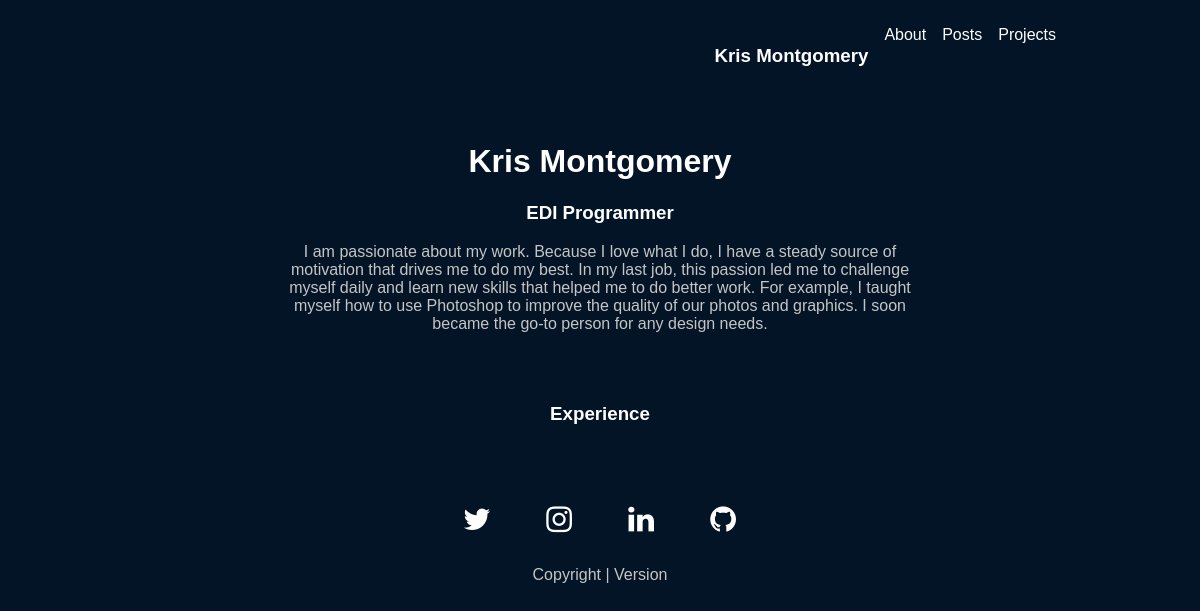
Page /about/ on the earlier database version.
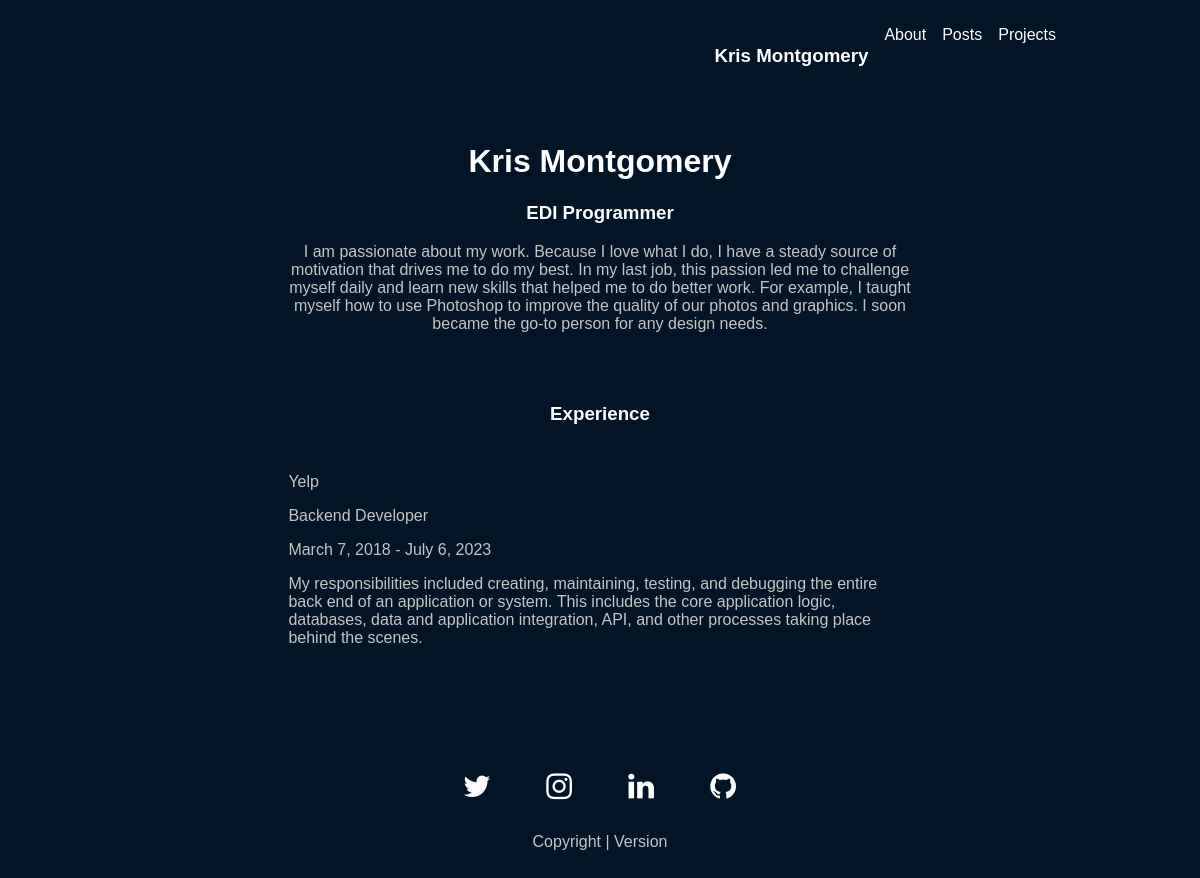
Same page on the later database version.
### main/models.py (models this page shows, shortened)
class aboutExperienceModel(models.Model):
    company_name = models.CharField(max_length=200)
    job_title = models.CharField(max_length=200)
    start_date = models.DateField(auto_now=False)
    end_date = models.DateField(auto_now=False)
    job_description = models.TextField(null=True, blank=True)
    tech_list = (
        ('RPGLE', 'RPGLE'),
        ('CL','CL'),
        ('DB2','DB2'),
        ('SQL','SQL'),
        ('Python','Python'),
        ('Node.js', 'Node.js'),
        ('Javascript','Javascript'),
        ('HTML','HTML'),
        ('CSS','CSS')
        )
    tech_used = models.CharField(null=True, blank=True, max_length=32, choices=tech_list)
    tech_used_two = models.CharField(null=True, blank=True, max_length=32, choices=tech_list)
    tech_used_three = models.CharField(null=True, blank=True, max_length=32, choices=tech_list)
    tech_used_four = models.CharField(null=True, blank=True, max_length=32, choices=tech_list)
    tech_used_five = models.CharField(null=True, blank=True, max_length=32, choices=tech_list)

### main/views.py (the view)
# urls.py: path('about/', views.loadJobExperience, name='about')
def loadJobExperience(request):
    experience = aboutExperienceModel.objects.all()
    context = {
        'experience': experience
    }
    return render(request, 'main/about.html', context)

### main/templates/main/about.html (shortened to what this page needs)
{% extends 'main.html' %}
{% load static %}
{% block content %}
<div class="about-containter">
    <div class="leftside"></div>
        <div class="about-main-content">
            <h1 class="about-centerClass">Kris Montgomery</h1>
            <h3 class="about-centerClass">EDI Programmer</h3>
            <p class="about-centerClass">I am passionate about my work. Because I love what I do, I have a
               steady source of motivation that drives me to do my best.
               In my last job, this passion led me to challenge myself daily
               and learn new skills that helped me to do better work.
               For example, I taught myself how to use Photoshop to improve the
               quality of our photos and graphics. I soon became the go-to person
               for any design needs.</p>
            <br>
            <br>
            <h3 class="about-centerClass">Experience</h3>
            {% for e in experience %}
            <div class="individual-experience-container">
                <p>{{e.company_name}}</p>
                <p>{{e.job_title}}</p>
                <p>{{e.start_date}} - {{e.end_date}}</p>
                <p>{{e.job_description}}</p>
            </div>
            {% endfor %}
        </div>
    <div class="rightside"></div>
</div>
{% endblock content %}

Differences in the rows shown:
added aboutExperienceModel: company_name "Yelp", job_title "Backend Developer", start_date "March 7, 2018", end_date "July 6, 2023", job_description "My responsibilities included creating, maintaining, testing, and debugging the entire back end of an application or system. This includes the core application logic, databases, data and application integration, API, and other processes taking place behind the scenes."
